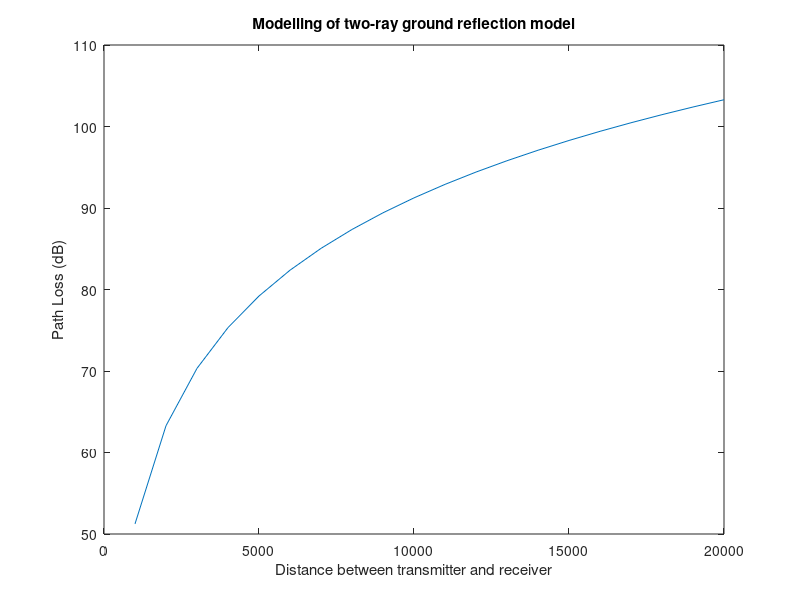

Source code (MATLAB): (Note: this script raises an error after producing the figure.)
%https://docs.google.com/document/d/12Bgm2X32ssVyNvAXecjxL3QIKdnnVgydlbvl-A0Jpzs/edit
gt_db = 14;
gr_db = 14;
Gt=10.^(gt_db / 10);%14;
Gr=10.^(gr_db / 10);%14;
ht=51.5;
hr=1.5;
d = 1000:1000:20000;
pt = 10.^((33 - 30) / 10); %pt: transmit power
PG_two_ray = pt * Gt * Gr * ht^2 * hr^2 *(1./d).^4;
PL_dB_two_ray = -10 * log10(PG_two_ray);
figure;
plot(d, PL_dB_two_ray);
xlabel('Distance between transmitter and receiver'); ylabel('Path Loss (dB)');
title('Modelling of two-ray ground reflection model');
h = legend('two-ray Model',1);
